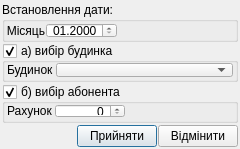
<?xml version="1.0" encoding="UTF-8"?>
<ui version="4.0">
 <class>tke_dialog_budynok_or_abonent</class>
 <widget class="QDialog" name="tke_dialog_budynok_or_abonent">
  <property name="geometry">
   <rect>
    <x>0</x>
    <y>0</y>
    <width>240</width>
    <height>149</height>
   </rect>
  </property>
  <property name="minimumSize">
   <size>
    <width>221</width>
    <height>79</height>
   </size>
  </property>
  <property name="maximumSize">
   <size>
    <width>10000</width>
    <height>10000</height>
   </size>
  </property>
  <property name="modal">
   <bool>true</bool>
  </property>
  <layout class="QVBoxLayout" name="verticalLayout">
   <property name="spacing">
    <number>2</number>
   </property>
   <property name="margin">
    <number>2</number>
   </property>
   <item>
    <widget class="QGroupBox" name="groupBox">
     <property name="minimumSize">
      <size>
       <width>200</width>
       <height>40</height>
      </size>
     </property>
     <property name="maximumSize">
      <size>
       <width>1000</width>
       <height>1000</height>
      </size>
     </property>
     <property name="title">
      <string>Встановлення дати:</string>
     </property>
     <layout class="QGridLayout">
      <property name="margin">
       <number>1</number>
      </property>
      <property name="spacing">
       <number>1</number>
      </property>
      <item row="0" column="1">
       <widget class="QLabel" name="label_dateFilter">
        <property name="text">
         <string>Місяць</string>
        </property>
        <property name="alignment">
         <set>Qt::AlignRight|Qt::AlignTrailing|Qt::AlignVCenter</set>
        </property>
       </widget>
      </item>
      <item row="0" column="3">
       <spacer name="horizontalSpacer">
        <property name="orientation">
         <enum>Qt::Horizontal</enum>
        </property>
        <property name="sizeHint" stdset="0">
         <size>
          <width>40</width>
          <height>20</height>
         </size>
        </property>
       </spacer>
      </item>
      <item row="0" column="2">
       <widget class="QDateEdit" name="dateEdit_dateFilter">
        <property name="sizePolicy">
         <sizepolicy hsizetype="Fixed" vsizetype="Fixed">
          <horstretch>0</horstretch>
          <verstretch>0</verstretch>
         </sizepolicy>
        </property>
        <property name="alignment">
         <set>Qt::AlignRight|Qt::AlignTrailing|Qt::AlignVCenter</set>
        </property>
        <property name="displayFormat">
         <string>MM.yyyy</string>
        </property>
       </widget>
      </item>
     </layout>
    </widget>
   </item>
   <item>
    <widget class="QGroupBox" name="groupBox_chooseBudynok">
     <property name="title">
      <string>а) вибір будинка</string>
     </property>
     <property name="checkable">
      <bool>true</bool>
     </property>
     <layout class="QGridLayout">
      <property name="leftMargin">
       <number>2</number>
      </property>
      <property name="topMargin">
       <number>0</number>
      </property>
      <property name="rightMargin">
       <number>2</number>
      </property>
      <property name="bottomMargin">
       <number>2</number>
      </property>
      <property name="spacing">
       <number>2</number>
      </property>
      <item row="0" column="0">
       <widget class="QLabel" name="label_month_2">
        <property name="text">
         <string>Будинок</string>
        </property>
        <property name="alignment">
         <set>Qt::AlignLeading|Qt::AlignLeft|Qt::AlignVCenter</set>
        </property>
       </widget>
      </item>
      <item row="0" column="1">
       <widget class="QComboBox" name="comboBox_budynok">
        <property name="sizePolicy">
         <sizepolicy hsizetype="Expanding" vsizetype="Fixed">
          <horstretch>0</horstretch>
          <verstretch>0</verstretch>
         </sizepolicy>
        </property>
       </widget>
      </item>
     </layout>
    </widget>
   </item>
   <item>
    <widget class="QGroupBox" name="groupBox_chooseRahunok">
     <property name="title">
      <string>б) вибір абонента</string>
     </property>
     <property name="checkable">
      <bool>true</bool>
     </property>
     <layout class="QHBoxLayout" name="horizontalLayout">
      <property name="spacing">
       <number>2</number>
      </property>
      <property name="leftMargin">
       <number>2</number>
      </property>
      <property name="topMargin">
       <number>0</number>
      </property>
      <property name="rightMargin">
       <number>2</number>
      </property>
      <property name="bottomMargin">
       <number>2</number>
      </property>
      <item>
       <widget class="QLabel" name="label_rahunok">
        <property name="sizePolicy">
         <sizepolicy hsizetype="Fixed" vsizetype="Preferred">
          <horstretch>0</horstretch>
          <verstretch>0</verstretch>
         </sizepolicy>
        </property>
        <property name="text">
         <string>Рахунок</string>
        </property>
       </widget>
      </item>
      <item>
       <widget class="QSpinBox" name="spinBox_rahunok">
        <property name="minimumSize">
         <size>
          <width>70</width>
          <height>0</height>
         </size>
        </property>
        <property name="alignment">
         <set>Qt::AlignRight|Qt::AlignTrailing|Qt::AlignVCenter</set>
        </property>
        <property name="maximum">
         <number>999999</number>
        </property>
       </widget>
      </item>
      <item>
       <widget class="QLabel" name="label_pib">
        <property name="sizePolicy">
         <sizepolicy hsizetype="Expanding" vsizetype="Preferred">
          <horstretch>0</horstretch>
          <verstretch>0</verstretch>
         </sizepolicy>
        </property>
       </widget>
      </item>
     </layout>
    </widget>
   </item>
   <item>
    <layout class="QHBoxLayout">
     <property name="spacing">
      <number>1</number>
     </property>
     <property name="margin">
      <number>0</number>
     </property>
     <item>
      <spacer>
       <property name="orientation">
        <enum>Qt::Horizontal</enum>
       </property>
       <property name="sizeHint" stdset="0">
        <size>
         <width>10</width>
         <height>10</height>
        </size>
       </property>
      </spacer>
     </item>
     <item>
      <widget class="QPushButton" name="okButton">
       <property name="text">
        <string>Прийняти</string>
       </property>
       <property name="icon">
        <iconset resource="tke/tke_rc">
         <normaloff>:/pictures/pictures/button_ok.png</normaloff>:/pictures/pictures/button_ok.png</iconset>
       </property>
       <property name="iconSize">
        <size>
         <width>12</width>
         <height>12</height>
        </size>
       </property>
      </widget>
     </item>
     <item>
      <widget class="QPushButton" name="cancelButton">
       <property name="text">
        <string>Відмінити</string>
       </property>
       <property name="icon">
        <iconset resource="tke/tke_rc">
         <normaloff>:/pictures/pictures/button_cancel.png</normaloff>:/pictures/pictures/button_cancel.png</iconset>
       </property>
       <property name="iconSize">
        <size>
         <width>12</width>
         <height>12</height>
        </size>
       </property>
      </widget>
     </item>
    </layout>
   </item>
  </layout>
 </widget>
 <tabstops>
  <tabstop>dateEdit_dateFilter</tabstop>
  <tabstop>comboBox_budynok</tabstop>
  <tabstop>okButton</tabstop>
  <tabstop>cancelButton</tabstop>
 </tabstops>
 <resources>
  <include location="tke/tke_rc"/>
 </resources>
 <connections>
  <connection>
   <sender>okButton</sender>
   <signal>clicked()</signal>
   <receiver>tke_dialog_budynok_or_abonent</receiver>
   <slot>accept()</slot>
   <hints>
    <hint type="sourcelabel">
     <x>278</x>
     <y>253</y>
    </hint>
    <hint type="destinationlabel">
     <x>96</x>
     <y>254</y>
    </hint>
   </hints>
  </connection>
  <connection>
   <sender>cancelButton</sender>
   <signal>clicked()</signal>
   <receiver>tke_dialog_budynok_or_abonent</receiver>
   <slot>reject()</slot>
   <hints>
    <hint type="sourcelabel">
     <x>369</x>
     <y>253</y>
    </hint>
    <hint type="destinationlabel">
     <x>179</x>
     <y>282</y>
    </hint>
   </hints>
  </connection>
 </connections>
</ui>
